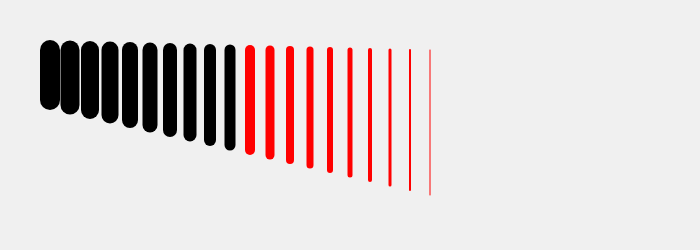
Frame 1 (no input)
Frame 60 (no input): identical to frame 1, image omitted
Frame 120 (the mouse pressed at the canvas centre since frame 60): identical to frame 1, image omitted

The p5.js sketch that drew this single still picture (run headless with seeded random() and noise() and a simulated clock; from frame 60 on, the mouse is pressed at the canvas centre):

// p5.js sketch
// ── sketch.js
let x;
let lengte;
let dikte;




function setup() {
  createCanvas(700, 250);

}

function draw() {

  background(240);
  
  for (let i=0;i<20;i++) {

    x = 50 + (i*20);
    lengte = 100 + (i*5);
   dikte = 20-i;
    if  (i<10) {
      stroke (0);
   } else {
     stroke (255,0,0);
    }
    strokeWeight (dikte);
   line (x,50, x, lengte);
}


}

// while (x < stop) {
    
    
//   strokeWeight (j);
//   stroke (lijnKleur)
//   line(x, 50, x, i);
//   x = x + stap;
//   i = i + stap;
//   j = j + - lijnDikte;
// }


// x = 50;
// i = 80;
// j = 1

// for (let k = 0; k < 7; k++) {
//   lijnKleur = ("red")
// }
